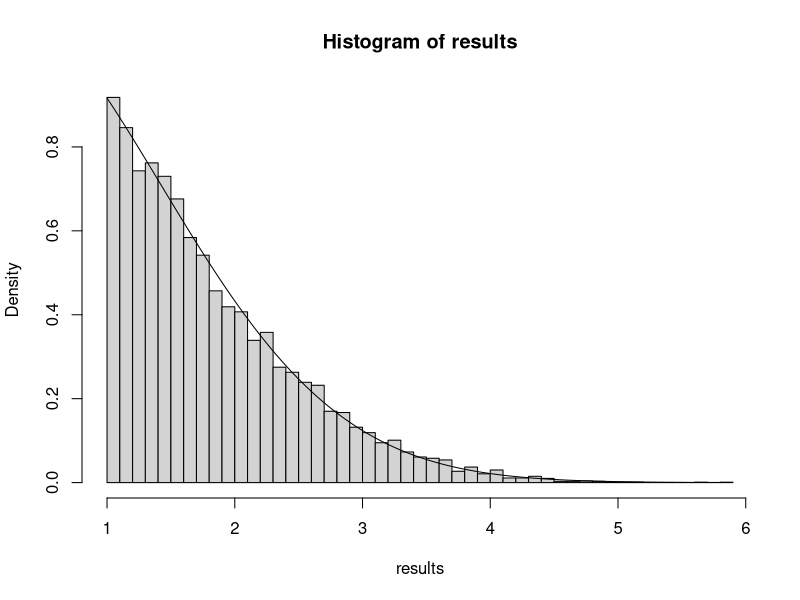

The R source for this figure:
set.seed(1)

n <- 10^4

# Parameters for the distribution.
mu <- 0
sigmasq <- 2
a <- 1
# Normalizing constant.
C <- 1 / (sqrt(4 * pi) * pnorm(-1 / sqrt(2)))

inverser <- function(y) {
  sqrt(2) * qnorm(y / (C * sqrt(4 * pi)) + pnorm(1 / sqrt(2)))
}

y_unif <- runif(n)
results <- inverser(y_unif)
hist(results, probability = TRUE, breaks = 50)

real_density <- function(x) {
  C * exp(-x^2 / 4)
}
x_seq <- seq(1, max(results), length.out = 500)

lines(x_seq, real_density(x_seq))
